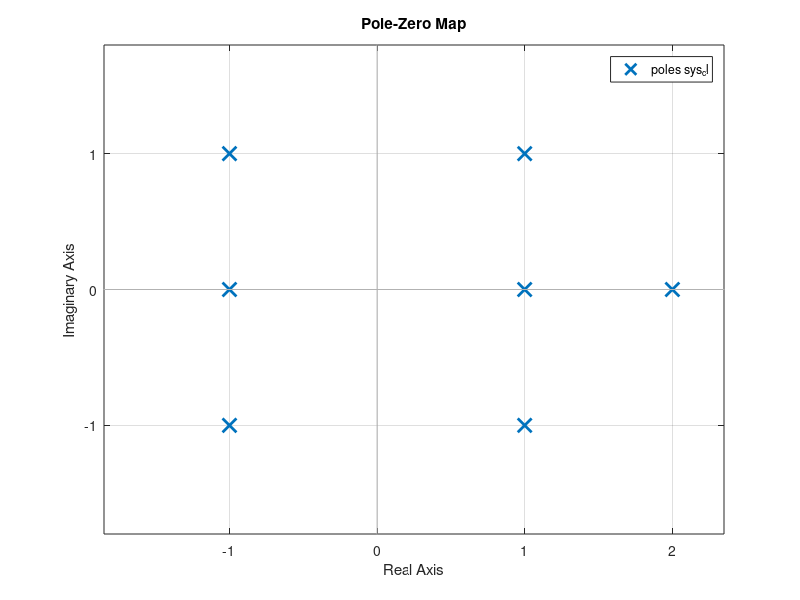

Recreate this plot in MATLAB.
clear
clc

s = tf('s');
G = 8/(s*(s^6-2*s^5-s^4+2*s^3+4*s^2-8*s-4));

sys_cl = feedback(G,1)

pole(sys_cl)
pzmap(sys_cl)